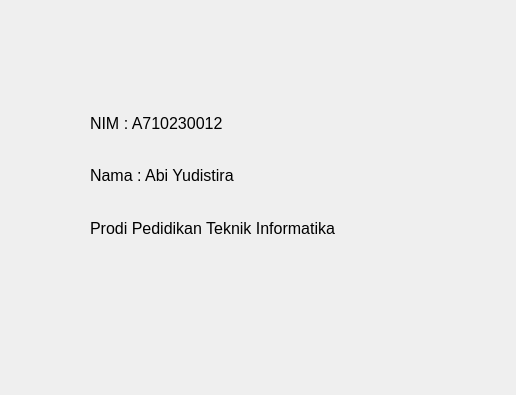
<?xml version="1.0" encoding="UTF-8"?>
<ui version="4.0">
 <class>Form</class>
 <widget class="QWidget" name="Form">
  <property name="geometry">
   <rect>
    <x>0</x>
    <y>0</y>
    <width>516</width>
    <height>395</height>
   </rect>
  </property>
  <property name="windowTitle">
   <string>Form</string>
  </property>
  <widget class="QWidget" name="verticalLayoutWidget">
   <property name="geometry">
    <rect>
     <x>90</x>
     <y>100</y>
     <width>352</width>
     <height>151</height>
    </rect>
   </property>
   <layout class="QVBoxLayout" name="verticalLayout">
    <item>
     <widget class="QLabel" name="label_2">
      <property name="font">
       <font>
        <pointsize>12</pointsize>
       </font>
      </property>
      <property name="text">
       <string>NIM : A710230012</string>
      </property>
     </widget>
    </item>
    <item>
     <widget class="QLabel" name="label_3">
      <property name="font">
       <font>
        <pointsize>12</pointsize>
       </font>
      </property>
      <property name="text">
       <string>Nama : Abi Yudistira</string>
      </property>
     </widget>
    </item>
    <item>
     <widget class="QLabel" name="label">
      <property name="font">
       <font>
        <pointsize>12</pointsize>
       </font>
      </property>
      <property name="text">
       <string>Prodi Pedidikan Teknik Informatika</string>
      </property>
     </widget>
    </item>
   </layout>
  </widget>
 </widget>
 <resources/>
 <connections/>
</ui>
